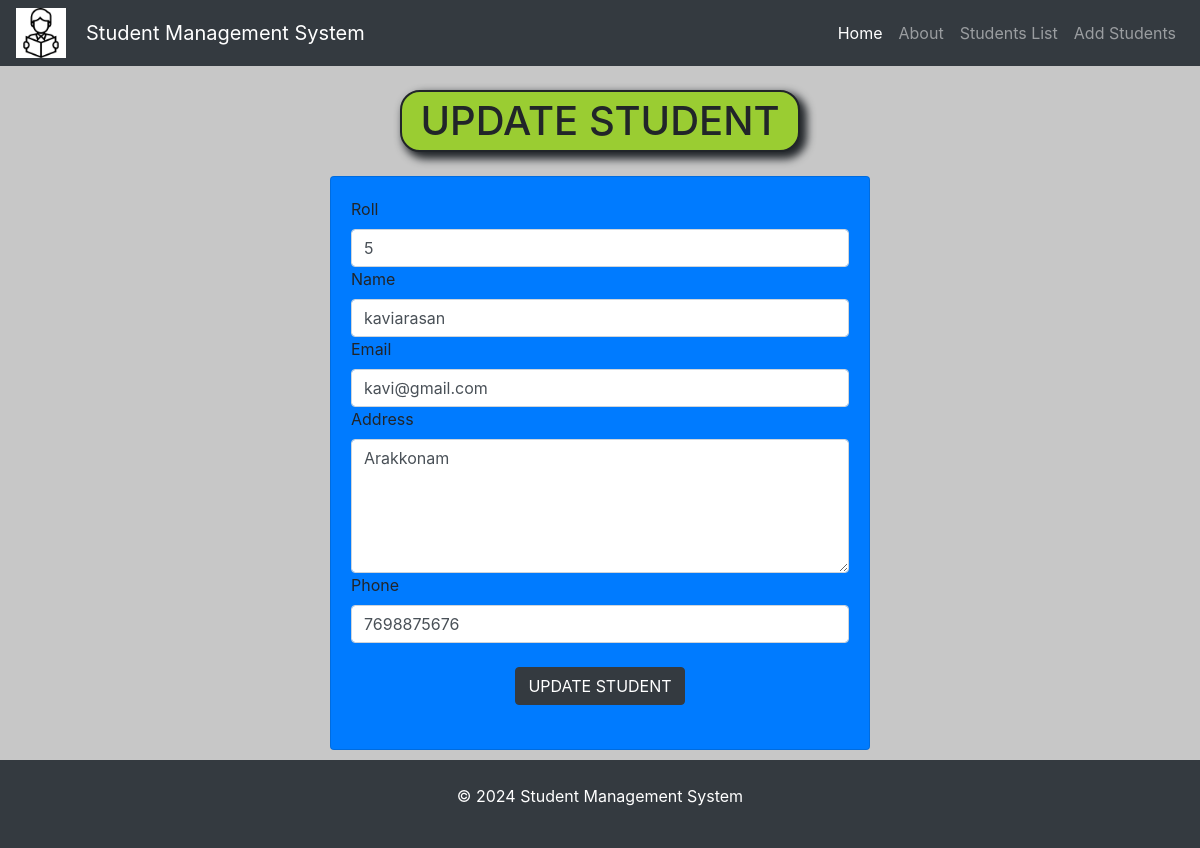
The page /std/update-std/9 on the database its author committed.
### std/models.py (models this page shows)
class Student(models.Model):
    roll=models.CharField(max_length=100)
    name=models.CharField(max_length=50)
    email=models.CharField(max_length=150)
    address=models.CharField(max_length=200)
    phone=models.CharField(max_length=10)

### std/views.py (the view)
# urls.py: path("update-std/<int:roll>",update_std),
def update_std(request,roll):
    std=Student.objects.get(pk=roll)
    return render(request,"std/update_std.html",{'std':std})

### templates/std/update_std.html (shortened to what this page needs)
<!doctype html>
<html lang="en">
  <head>
    <link rel="stylesheet" href="https://cdn.jsdelivr.net/npm/bootstrap@4.0.0/dist/css/bootstrap.min.css">
  </head>
  <body>
    {% include 'std/navbar.html' %}
    <div class="my-4">
    <center><h1 id="heading">UPDATE STUDENT</h1></center>
    </div>
    <div class="container">
        <div class="row">
            <div class="col-md-6 offset-md-3">
                <div class="card" style="background-color: #007bff;">
                    <div class="card-body">
                        <form action="/std/do-update-std/{{std.id}}" method="POST">
                            <div class="md-3">
                                <label for="roll">Roll</label>
                                <input name="std_roll" type="text" id="roll" class="form-control" placeholder="Enter your Roll number" required value="{{std.roll}}">
                            </div>
                            <div class="md-3">
                                <label for="name">Name</label>
                                <input name="std_name" type="text" id="name" class="form-control" placeholder="Enter your name" required value="{{std.name}}">
                            </div>
                            <div class="md-3">
                                <label for="email">Email</label>
                                <input name="std_email" type="text" id="email" class="form-control" placeholder="Enter your email" required value="{{std.email}}">
                            </div>
                            <div class="md-3">
                                <label for="address">Address</label>
                                <textarea name="std_address" id="address" class="form-control" rows="5" placeholder="Enter your address" required>{{std.address}}</textarea>
                            </div>
                            <div class="md-3">
                                <label for="phone">Phone</label>
                                <input name="std_phone" type="number" id="phone" class="form-control" placeholder="Enter your phone number" required value="{{std.phone}}">
                            </div>
                            <div class="container text-center my-4">
                                <button class="btn btn-dark">
                                    UPDATE STUDENT
                                </button>
                            </div>
                        </form>
                    </div>
                </div>
            </div>
        </div>
    </div>
    {% include 'std/footer.html' %}
  </body>
</html>

### templates/std/update_std.html (style rules this page uses)
#heading { background-color: yellowgreen; width: 400px; border-style: solid; border-radius: 20px; border-width: 2px; align-items: center; justify-content: center; padding: 5px; box-shadow: 5px 5px 8px 2px; text-shadow: 2px 5px 4px 2px; }
body { background-color: rgb(199, 199, 199); }

### rows shown on the page
Student: std_roll "5", std_name "kaviarasan", std_email "kavi@gmail.com", std_address "Arakkonam", std_phone "7698875676"
